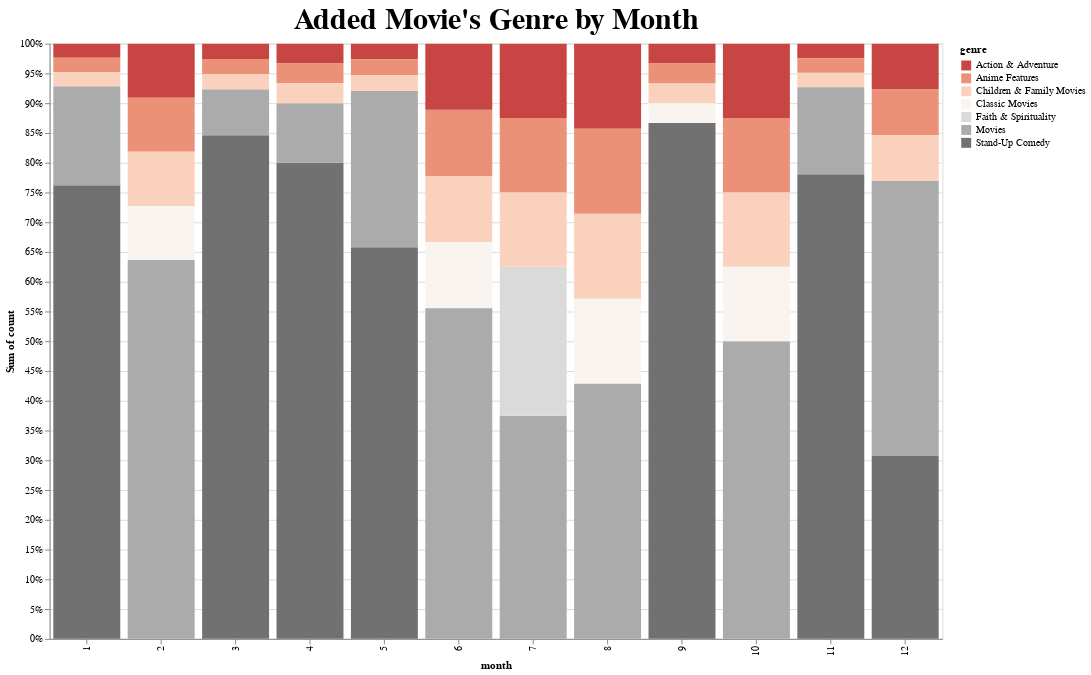

Here is the notebook cell this chart was saved with:
### Code cell
alt.Chart(top_month_count_mv).mark_bar().encode(
    x='month:N',
    y=alt.Y('sum(count)', stack="normalize", sort="ascending"),
    color = alt.Color("genre", scale=alt.Scale(scheme='redgrey'))).properties(
    width=900,
    height=600,
    title="Added Movie's Genre by Month").configure_title(fontSize=30)

### Figure 1 — Vega-Lite specification as saved in the notebook (floating-point values rounded to 4 significant figures)
{"config": {"view": {"continuousWidth": 400, "continuousHeight": 300}, "title": {"fontSize": 30}}, "data": {"name": "data-b38a815aa90661ba484f28742f6a5511"}, "mark": "bar", "encoding": {"color": {"field": "genre", "scale": {"scheme": "redgrey"}, "type": "nominal"}, "x": {"field": "month", "type": "nominal"}, "y": {"aggregate": "sum", "field": "count", "sort": "ascending", "stack": "normalize", "type": "quantitative"}}, "height": 600, "title": "Added Movie's Genre by Month", "width": 900, "$schema": "https://vega.github.io/schema/vega-lite/v4.17.0.json", "datasets": {"data-b38a815aa90661ba484f28742f6a5511": [{"month": 1, "genre": "Stand-Up Comedy", "count": 32}, {"month": 1, "genre": "Movies", "count": 7}, {"month": 1, "genre": "Action & Adventure", "count": 1}, {"month": 1, "genre": "Anime Features", "count": 1}, {"month": 1, "genre": "Children & Family Movies", "count": 1}, {"month": 10, "genre": "Movies", "count": 4}, {"month": 10, "genre": "Action & Adventure", "count": 1}, {"month": 10, "genre": "Anime Features", "count": 1}, {"month": 10, "genre": "Children & Family Movies", "count": 1}, {"month": 10, "genre": "Classic Movies", "count": 1}, {"month": 11, "genre": "Children & Family Movies", "count": 1}, {"month": 11, "genre": "Action & Adventure", "count": 1}, {"month": 11, "genre": "Anime Features", "count": 1}, {"month": 11, "genre": "Stand-Up Comedy", "count": 32}, {"month": 11, "genre": "Movies", "count": 6}, {"month": 12, "genre": "Movies", "count": 6}, {"month": 12, "genre": "Stand-Up Comedy", "count": 4}, {"month": 12, "genre": "Action & Adventure", "count": 1}, {"month": 12, "genre": "Anime Features", "count": 1}, {"month": 12, "genre": "Children & Family Movies", "count": 1}, {"month": 2, "genre": "Movies", "count": 7}, {"month": 2, "genre": "Action & Adventure", "count": 1}, {"month": 2, "genre": "Anime Features", "count": 1}, {"month": 2, "genre": "Children & Family Movies", "count": 1}, {"month": 2, "genre": "Classic Movies", "count": 1}, {"month": 3, "genre": "Anime Features", "count": 1}, {"month": 3, "genre": "Action & Adventure", "count": 1}, {"month": 3, "genre": "Children & Family Movies", "count": 1}, {"month": 3, "genre": "Stand-Up Comedy", "count": 33}, {"month": 3, "genre": "Movies", "count": 3}, {"month": 4, "genre": "Stand-Up Comedy", "count": 24}, {"month": 4, "genre": "Movies", "count": 3}, {"month": 4, "genre": "Action & Adventure", "count": 1}, {"month": 4, "genre": "Anime Features", "count": 1}, {"month": 4, "genre": "Children & Family Movies", "count": 1}, {"month": 5, "genre": "Stand-Up Comedy", "count": 25}, {"month": 5, "genre": "Movies", "count": 10}, {"month": 5, "genre": "Action & Adventure", "count": 1}, {"month": 5, "genre": "Anime Features", "count": 1}, {"month": 5, "genre": "Children & Family Movies", "count": 1}, {"month": 6, "genre": "Classic Movies", "count": 1}, {"month": 6, "genre": "Anime Features", "count": 1}, {"month": 6, "genre": "Children & Family Movies", "count": 1}, {"month": 6, "genre": "Movies", "count": 5}, {"month": 6, "genre": "Action & Adventure", "count": 1}, {"month": 7, "genre": "Movies", "count": 3}, {"month": 7, "genre": "Faith & Spirituality", "count": 2}, {"month": 7, "genre": "Action & Adventure", "count": 1}, {"month": 7, "genre": "Anime Features", "count": 1}, {"month": 7, "genre": "Children & Family Movies", "count": 1}, {"month": 8, "genre": "Classic Movies", "count": 1}, {"month": 8, "genre": "Children & Family Movies", "count": 1}, {"month": 8, "genre": "Action & Adventure", "count": 1}, {"month": 8, "genre": "Movies", "count": 3}, {"month": 8, "genre": "Anime Features", "count": 1}, {"month": 9, "genre": "Children & Family Movies", "count": 1}, {"month": 9, "genre": "Stand-Up Comedy", "count": 26}, {"month": 9, "genre": "Action & Adventure", "count": 1}, {"month": 9, "genre": "Anime Features", "count": 1}, {"month": 9, "genre": "Classic Movies", "count": 1}]}}
